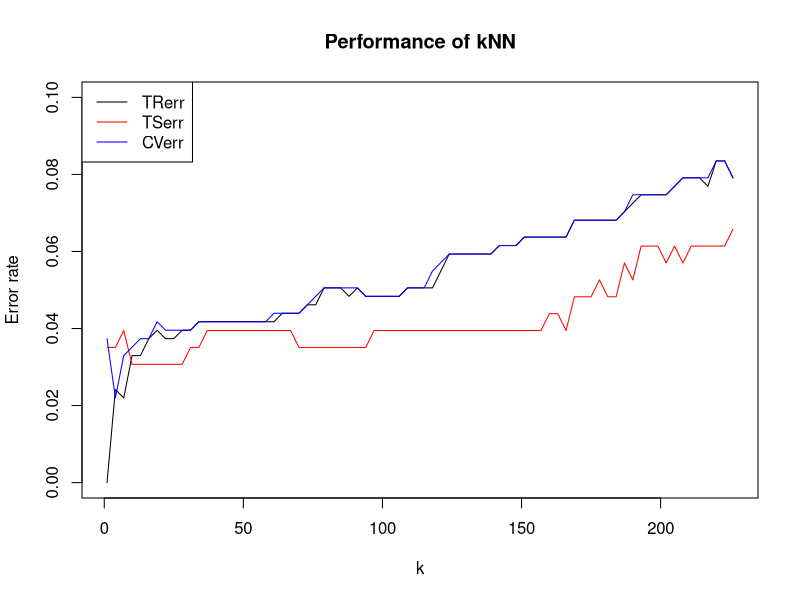
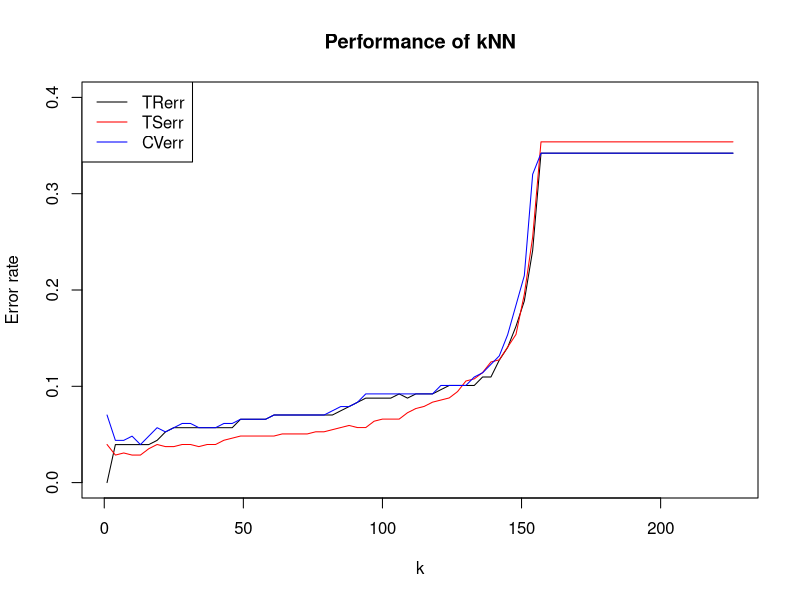

Generate these figures, in order, with R:
#### Load the library ####
library("MASS")
library("class")
library("tidyverse")

#### Search for the help documents about this dataset ####
?biopsy

#### Get data ####
data(biopsy)
biopsy[1:5, ]

#### Delete the missing value ####
biopsy2 <- biopsy[!is.na(biopsy$V6), ]

#### Set labels, benign for 0 and malignant for 1 #####
len_bio <- nrow(biopsy2) ## Row number of the dataset
label <- rep(1, len_bio) ## Initial label

biopsy2 <- cbind(biopsy2, label) ## Add labels to biopsy2
biopsy2[which(biopsy2$class == "benign"), ]$label <- 0  ## Set label 0 for benign

############################################################################################
############# Randomly split the data into a training set and a test set####################  
############# containing about 2/3 and 1/3 of total observations respectively.##############
############################################################################################

#### Split data into a training set and a test set ####
set.seed(1234) ## Initial seeds
len_train <- round(len_bio / 3 * 2)
len_test <- round(len_bio / 3)
train_num <- sample(len_bio, len_train) ## Get the 2/3 dataset's indexes randomly.
biopsy_train <- biopsy2[train_num, 2:12] ## Get training set
y_train <- biopsy2[train_num, 12]

biopsy_test <- biopsy2[-train_num, 2:12] ## Get test set
y_test <- biopsy2[-train_num, 12]



##################################### Linear Regression ######################################
fit_LR <- lm(label ~V1 + V2 + V3 + V4 + V5 + V6 + V7 + V8 + V9, data = biopsy_train)
summary(fit_LR)

#### Training Error ####
ypred <- predict(fit_LR)  ## Use coeffient to calculate y -- label

lmtrain <- 
  cbind(biopsy_train, ypred) %>% 
  select(label, ypred) %>% 
  mutate(diff = abs(ypred - label))  ## Calculate differences between predicted value and actural value

lmerrTr <- sum(lmtrain$diff > 0.5) / len_train ## Calculate training data error ratio


#### Testing Error ####
test_lmnew <- biopsy_test[, 1:9] ## Get predictors in dataset
ytpred <- predict(fit_LR, newdata = test_lmnew) ## Use coeffient to calculate y -- label

lmtest <- 
  cbind(biopsy_test, ytpred) %>% 
  select(label, ytpred) %>% 
  mutate(diff = abs(ytpred - label))  ## Calculate differences between predicted value and actural value

lmerrTs <- sum(lmtest$diff > 0.5) / len_test ## Calculate test data error ratio


#### LOOCV ####
CV <- c()
for (i in 1:len_train) {
  ## Using training data to get parameters
  fit_LR <- lm(label ~V1 + V2 + V3 + V4 + V5 + V6 + V7 + V8 + V9, data = biopsy_train[-i, ])
  ## Predict label with tunning data
  ytunpred <- predict(fit_LR, newdata = biopsy_train[i, ])
  ## Calculate differences between predicted value and actural value 
  gap <- abs(ytunpred - biopsy_train[i, ]$label)
  ## Get the one LOOCV value
  CV[i] <-  sum(gap > 0.5)
}

LOOCV_LR <- mean(CV)



########################################### KNN ##############################################
train_rv <- biopsy_train[, 1:9] ## Get predictors in dataset
test_rv <- biopsy_test[, 1:9]

ks <- seq(1, 228, by = 3) ## Initial K value
TRerr <- TSerr <- CVerr <- rep(0, length(ks)) ## Initial error ratio

for(i in 1:length(ks)){
  ## training error ratio
  tr_res <- knn(train_rv, train_rv, k=ks[i], cl = biopsy_train[,11])
  
  TRerr[i] = sum(tr_res != biopsy_train$label)/ len_train
  
  ## test error ratio
  ts_res <- knn(train_rv, test_rv, k=ks[i], cl = biopsy_train[,11])
  
  TSerr[i] = sum(ts_res != biopsy_test$label)/ len_test
  
  ## LOOCV
  cv_res <- knn.cv(train_rv, k=ks[i], cl = biopsy_train[,11])
  
  CVerr[i] = sum(cv_res != biopsy_train$label)/ len_train
  
}


## summarizing the results in a plot
plot(ks, TRerr, xlab="k", type="l", main="Performance of kNN",
     ylab="Error rate", ylim=c(0,0.1), col="black")
lines(ks, TSerr, type="l", col="red") 
lines(ks, CVerr, type="l", col="blue")
legend("topleft", legend = c("TRerr", "TSerr", "CVerr"), col=c("black", "red", "blue"), 
       border = "black",  lty = c(1, 1, 1))

##################################### Logistic Regression ####################################

fit_lgt <- glm(label ~V1 + V2 + V3 + V4 + V5 + V6 + V7 + V8 + V9, data = biopsy_train, family = binomial)
summary(fit_lgt)

#### Training Error ####
p <- predict(fit_lgt, type="response")

logisttrain <- 
  cbind(biopsy_train, p) %>% 
  select(label, p) %>% 
  mutate(diff = abs(p - label))  ## Calculate differences between predicted value and actural value

logisterrTr <- sum(logisttrain$diff > 0.5) / len_train ## Calculate training data error ratio


#### Testing Error ####
## Use coeffient to calculate y -- label
expsum <- fit_lgt$coefficients[1]
for (k in 1:9) {
  expsum <- expsum + fit_lgt$coefficients[k+1] * biopsy_test[,k]
}
pTs <- 1/(1 + exp(-expsum))

logisttest <- 
  cbind(biopsy_test, pTs) %>% 
  select(label, pTs) %>% 
  mutate(diff = abs(pTs - label))  ## Calculate differences between predicted value and actural value

logisterrTs <- sum(logisttest$diff > 0.5) / len_test ## Calculate test data error ratio


#### LOOCV ####
CV <- c()
for (i in 1:len_train) {
  ## Using training data to get parameters
  fit_lgt <- glm(label ~V1 + V2 + V3 + V4 + V5 + V6 + V7 + V8 + V9, data = biopsy_train[-i, ], family = binomial)
  ## Predict label with tunning data
  tunning <- biopsy_train[i, ]
  expsum <- fit_lgt$coefficients[1]
  for (k in 1:9) {
    expsum <- expsum + fit_lgt$coefficients[k+1] * tunning[,k]
  }
  pTu <- 1/(1 + exp(-expsum))
  ## Calculate differences between predicted value and actural value 
  gap <- abs(pTu - tunning$label)
  ## Get the one LOOCV value
  CV[i] <-  sum(gap > 0.5)
}

LOOCV_logist <- mean(CV)







############################################################################################
############# Randomly split the data into a training set and a test set####################  
############# containing about 1/3 and 2/3 of total observations respectively.##############
############################################################################################

#### Split data into a training set and a test set ####
set.seed(2345) ## Initial seeds
len_train <- round(len_bio / 3)
len_test <- round(len_bio / 3 * 2)
train_num <- sample(len_bio, len_train) ## Get the 1/3 dataset's indexes randomly.

biopsy_train <- biopsy2[train_num, 2:12] ## Get training set
y_train <- biopsy2[train_num, 12]

biopsy_test <- biopsy2[-train_num, 2:12] ## Get test set
y_test <- biopsy2[-train_num, 12]



##################################### Linear Regression ######################################
fit_LR <- lm(label ~V1 + V2 + V3 + V4 + V5 + V6 + V7 + V8 + V9, data = biopsy_train)
summary(fit_LR)

#### Training Error ####
ypred <- predict(fit_LR)  ## Use coeffient to calculate y -- label

lmtrain <- 
  cbind(biopsy_train, ypred) %>% 
  select(label, ypred) %>% 
  mutate(diff = abs(ypred - label))  ## Calculate differences between predicted value and actural value

lmerrTr2 <- sum(lmtrain$diff > 0.5) / len_train ## Calculate training data error ratio


#### Testing Error ####
test_lmnew <- biopsy_test[, 1:9] ## Get predictors in dataset
ytpred <- predict(fit_LR, newdata = test_lmnew) ## Use coeffient to calculate y -- label

lmtest <- 
  cbind(biopsy_test, ytpred) %>% 
  select(label, ytpred) %>% 
  mutate(diff = abs(ytpred - label))  ## Calculate differences between predicted value and actural value

lmerrTs2 <- sum(lmtest$diff > 0.5) / len_test ## Calculate test data error ratio


#### LOOCV ####
CV <- c()
for (i in 1:len_train) {
  ## Using training data to get parameters
  fit_LR <- lm(label ~V1 + V2 + V3 + V4 + V5 + V6 + V7 + V8 + V9, data = biopsy_train[-i, ])
  ## Predict label with tunning data
  ytunpred <- predict(fit_LR, newdata = biopsy_train[i, ])
  ## Calculate differences between predicted value and actural value 
  gap <- abs(ytunpred - biopsy_train[i, ]$label)
  ## Get the one LOOCV value
  CV[i] <-  sum(gap > 0.5)
}

LOOCV_LR2 <- mean(CV)



########################################### KNN ##############################################
train_rv <- biopsy_train[, 1:9] ## Get predictors in dataset
test_rv <- biopsy_test[, 1:9]

ks <- seq(1, 228, by = 3) ## Initial K value
TRerr2 <- TSerr2 <- CVerr2 <- rep(0, length(ks)) ## Initial error ratio

for(i in 1:length(ks)){
  ## training error ratio
  tr_res <- knn(train_rv, train_rv, k=ks[i], cl = biopsy_train[,11])
  
  TRerr2[i] = sum(tr_res != biopsy_train$label)/ len_train
  
  ## test error ratio
  ts_res <- knn(train_rv, test_rv, k=ks[i], cl = biopsy_train[,11])
  
  TSerr2[i] = sum(ts_res != biopsy_test$label)/ len_test
  
  ## LOOCV
  cv_res <- knn.cv(train_rv, k=ks[i], cl = biopsy_train[,11])
  
  CVerr2[i] = sum(cv_res != biopsy_train$label)/ len_train
  
}


## summarizing the results in a plot
plot(ks, TRerr2, xlab="k", type="l", main="Performance of kNN",
     ylab="Error rate", ylim=c(0,0.4), col="black")
lines(ks, TSerr2, type="l", col="red") 
lines(ks, CVerr2, type="l", col="blue")
legend("topleft", legend = c("TRerr", "TSerr", "CVerr"), col=c("black", "red", "blue"), 
       border = "black",  lty = c(1, 1, 1))


##################################### Logistic Regression ####################################

fit_lgt <- glm(label ~V1 + V2 + V3 + V4 + V5 + V6 + V7 + V8 + V9, data = biopsy_train, family = binomial)
summary(fit_lgt)

#### Training Error ####
p <- predict(fit_lgt, type="response")

logisttrain <- 
  cbind(biopsy_train, p) %>% 
  select(label, p) %>% 
  mutate(diff = abs(p - label))  ## Calculate differences between predicted value and actural value

logisterrTr2 <- sum(logisttrain$diff > 0.5) / len_train ## Calculate training data error ratio


#### Testing Error ####
## Use coeffient to calculate y -- label
expsum <- fit_lgt$coefficients[1]
for (k in 1:9) {
  expsum <- expsum + fit_lgt$coefficients[k+1] * biopsy_test[,k]
}
pTs <- 1/(1 + exp(-expsum))

logisttest <- 
  cbind(biopsy_test, pTs) %>% 
  select(label, pTs) %>% 
  mutate(diff = abs(pTs - label))  ## Calculate differences between predicted value and actural value

logisterrTs2 <- sum(logisttest$diff > 0.5) / len_test ## Calculate test data error ratio


#### LOOCV ####
CV <- c()
for (i in 1:len_train) {
  ## Using training data to get parameters
  fit_lgt <- glm(label ~V1 + V2 + V3 + V4 + V5 + V6 + V7 + V8 + V9, data = biopsy_train[-i, ], family = binomial)
  ## Predict label with tunning data
  tunning <- biopsy_train[i, ]
  expsum <- fit_lgt$coefficients[1]
  for (k in 1:9) {
    expsum <- expsum + fit_lgt$coefficients[k+1] * tunning[,k]
  }
  pTu <- 1/(1 + exp(-expsum))
  ## Calculate differences between predicted value and actural value 
  gap <- abs(pTu - tunning$label)
  ## Get the one LOOCV value
  CV[i] <-  sum(gap > 0.5)
}

LOOCV_logist2 <- mean(CV)

















